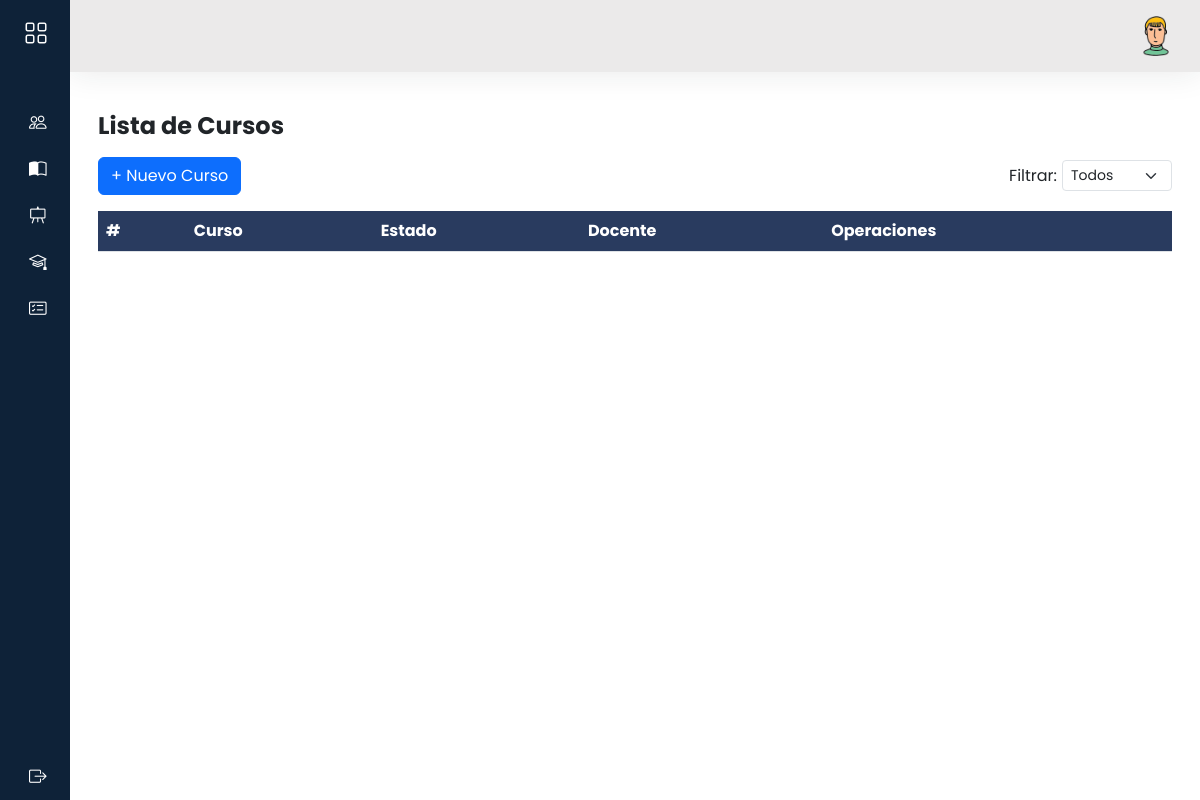
Page /admi/cursos/ on the earlier database version.
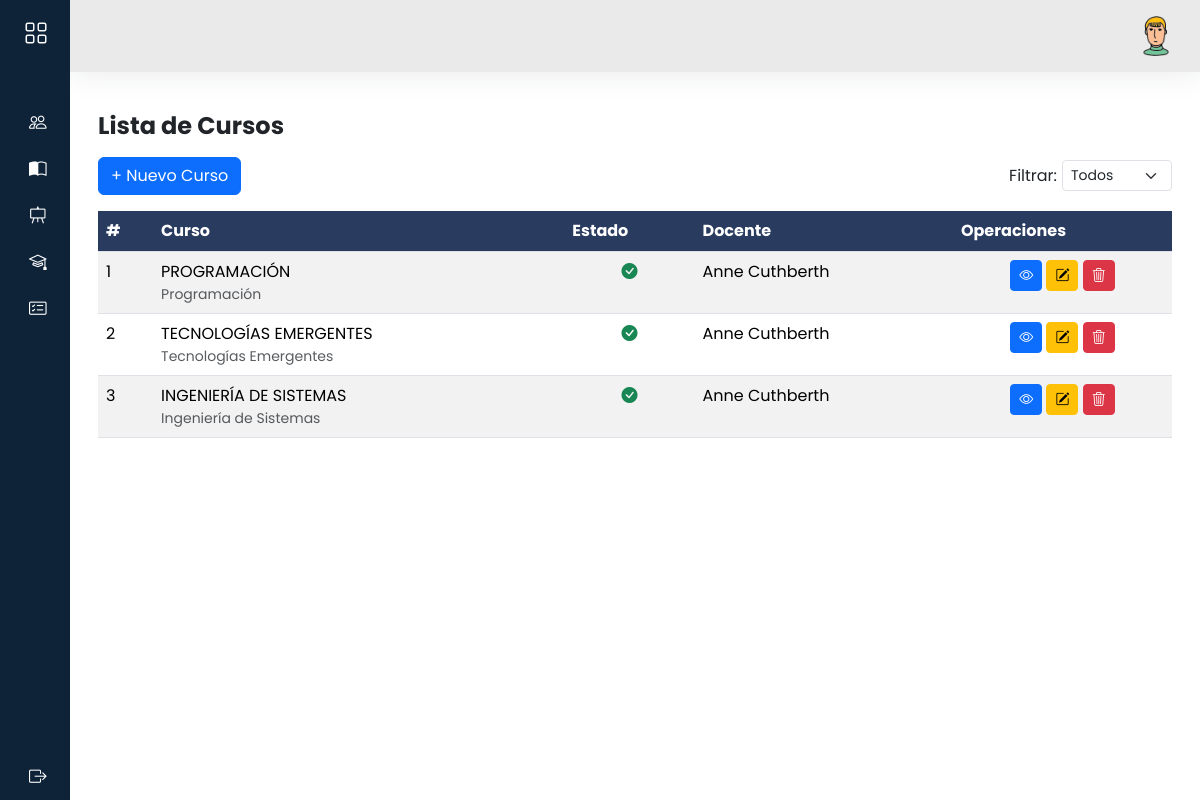
Same page on the later database version.
### models/curso_model.py (models this page shows, shortened)
class Curso(db.Model):
    __tablename__ = 'cursos'
    id = db.Column(db.Integer, primary_key=True)
    nombre = db.Column(db.String(100), nullable=False)
    descripcion = db.Column(db.Text)
    sigla = db.Column(db.String(10), unique=True, nullable=False)
    carga_horaria = db.Column(db.Integer, nullable=False)
    activo = db.Column(db.Boolean, default=True, nullable=False)
    docente_id = db.Column(db.Integer, db.ForeignKey('docentes.id'),nullable=True)
    docente = db.relationship('Docente', back_populates='cursos')
    inscripciones = db.relationship('Inscripcion',back_populates='curso')
    inscripciones = db.relationship('Inscripcion', back_populates='curso')
    clases = db.relationship('Clase', back_populates='curso')
    @staticmethod
    def get_all():
        return Curso.query.all()

### models/usuario_model.py (models this page shows, shortened)
class Usuario(db.Model, UserMixin):
    __tablename__='usuarios'
    id = db.Column(db.Integer,primary_key=True)
    nombre = db.Column(db.String(80),nullable=False)
    apellido = db.Column(db.String(100))
    email = db.Column(db.String(120), unique=True)
    username = db.Column(db.String(20),nullable=False)
    password = db.Column(db.String,nullable=False)
    activo = db.Column(db.Boolean, default=True,nullable=False)
    rol_id = db.Column(db.Integer, db.ForeignKey('rol.id'), nullable=False)
    rol = db.relationship('Rol', back_populates='usuarios')
    docentes = db.relationship('Docente', backref='usuario_rel', lazy=True, cascade='all, delete-orphan')
    estudiantes = db.relationship('Estudiante', backref='usuario_rel', lazy=True, cascade='all, delete-orphan')
    def delete(self):
        db.session.delete(self)
        db.session.commit()

### controllers/admi/curso_controller.py (the view)
@curso_bp.route("/")
def index():
    cursos = Curso.get_all()
    docentes = Docente.query.join(Usuario).filter(Usuario.activo == True).filter(Docente.usuario != None).all()
    return curso_view.list(cursos, docentes)

### views/admi/curso_view.py (called while the page is built)
def list(cursos,docentes):
    return render_template('admi/cursos/index.html',cursos=cursos,docentes= docentes)

### templates/admi/cursos/index.html (shortened to what this page needs)
{% extends 'admi/baseAdmi.html' %}
{% block content %}
<h3 class="fw-bold fs-4 my-3">Lista de Cursos
</h3>
<div class="d-flex justify-content-between align-items-center mb-3" style="gap: 10px;">
    <a data-bs-toggle="modal" data-bs-target="#modalNuevoCurso" class="btn btn-primary">
        + Nuevo Curso
    </a>
    <div class="d-flex align-items-center" style="gap: 5px;">
        <label for="filtroEstado" class="form-label mb-0">Filtrar:</label>
        <select id="filtroEstado" class="form-select form-select-sm" style="max-width: 150px;">
            <option value="">Todos</option>
        </select>
    </div>
</div>
<div class="row">
    <div class="col-12">
        <div class="table-responsive">
            <table id="mi-tabla" class="table table-striped  display nowrap" style="width:100%">
                <thead>
                    <tr class="highlight">
                        <th>#</th>
                        <th>Curso</th>
                        <th>Estado</th>
                        <th>Docente</th>
                        <th>Operaciones</th>
                    </tr>
                </thead>
                <tbody>
                    {%for item in cursos%}
                    <tr>
                        <td>{{item.id}}</td>
                        <td>
                            <div>{{ item.nombre}}</div>
                            {% if item.descripcion %}
                            <div class="text-muted small">{{ item.descripcion }}</div>
                            {% endif %}
                        </td>
                        <td class="text-center" data-search="{{ 'activo' if item.activo else 'inactivo' }}">
                            {% if item.activo %}
                            <i class="bi bi-check-circle-fill text-success"></i>
                            {% else %}
                            <i class="bi bi-x-circle-fill text-danger"></i>
                            {% endif %}
                        </td>
                        <td>
                            {% if item.docente and item.docente.usuario.activo %}
                            {{ item.docente.usuario.nombre }} {{ item.docente.usuario.apellido }}
                            {% else %}
                            <span class="text-muted fst-italic">No asignado</span>
                            {% endif %}
                        </td>
                        <td class="text-center">
                            <a data-bs-toggle="modal" data-bs-target="#modalVistaCurso{{ item.id }}"
                                class="btn btn-primary btn-sm"><i class=" bi bi-eye"></i></a>
                            <a data-bs-toggle="modal" data-bs-target="#modalEditarCurso{{ item.id }}"
                                class="btn btn-warning btn-sm"><i class="bi bi-pencil-square"></i></a>
                            <a class="btn btn-danger btn-sm" data-bs-toggle="modal"
                                data-bs-target="#modalConfirmarEliminar"
                                data-url="{{ url_for('curso.delete', id=item.id) }}">
                                <i class="bi bi-trash3"></i>
                            </a>
                        </td>
                    </tr>
                    {%endfor%}
                </tbody>
            </table>
        </div>
    </div>
</div>
{% endblock %}

Differences in the rows shown:
added Curso: id "1", nombre "PROGRAMACIÓN", descripcion "Programación", activo True (drawn), docente.usuario.nombre "Anne", docente.usuario.apellido "Cuthberth"
added Curso: id "2", nombre "TECNOLOGÍAS EMERGENTES", descripcion "Tecnologías Emergentes", activo True (drawn), docente.usuario.nombre "Anne", docente.usuario.apellido "Cuthberth"
added Curso: id "3", nombre "INGENIERÍA DE SISTEMAS", descripcion "Ingeniería de Sistemas", activo True (drawn), docente.usuario.nombre "Anne", docente.usuario.apellido "Cuthberth"
